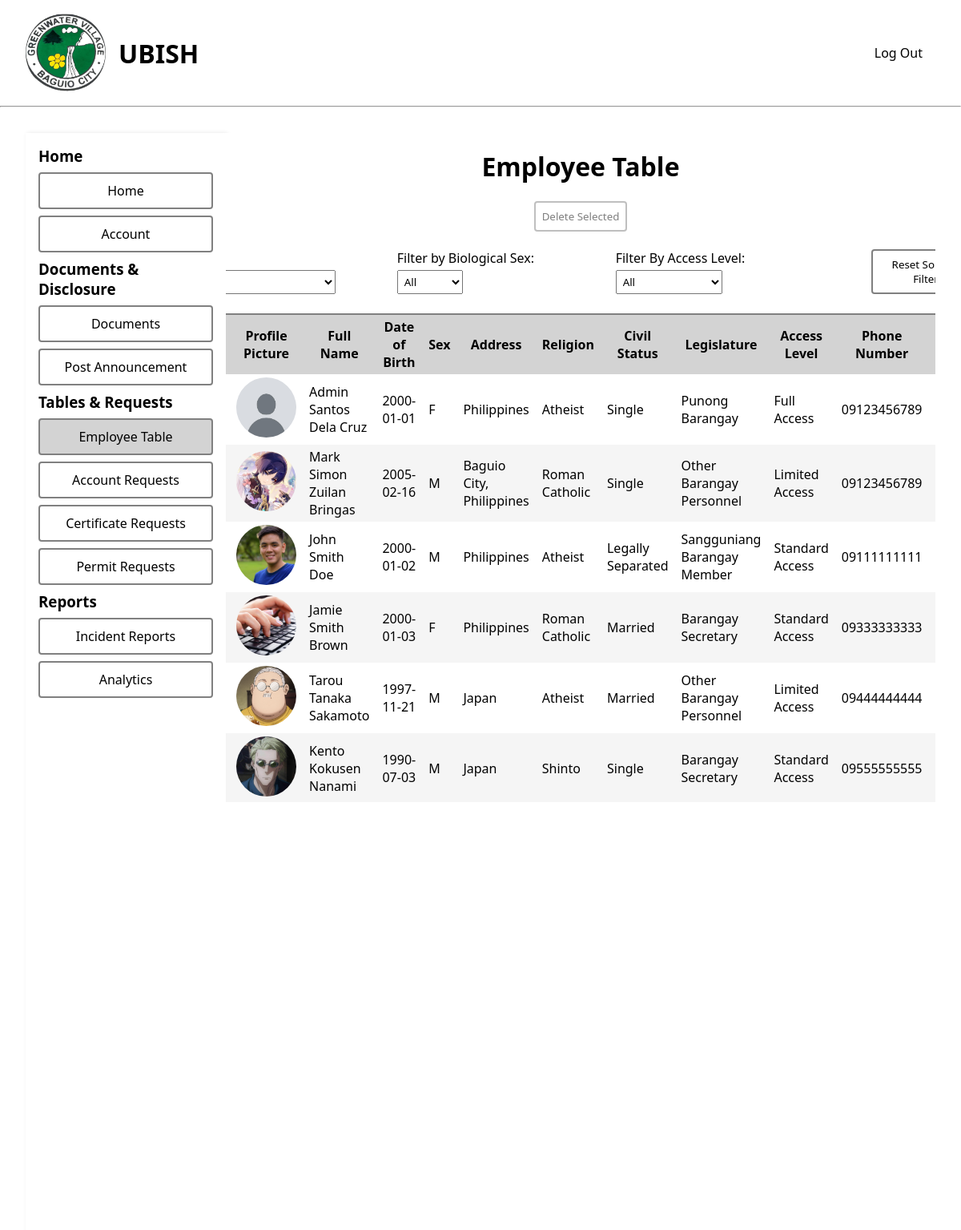
The app's page /pages/main/employee_table.php (signed in) with its own data.
### tables this page shows
CREATE TABLE `employee_details` (
  `emp_id` int(11) NOT NULL,
  `first_name` varchar(255) NOT NULL,
  `middle_name` varchar(255) NOT NULL,
  `last_name` varchar(255) NOT NULL,
  `date_of_birth` date NOT NULL,
  `sex` varchar(1) NOT NULL,
  `address` text NOT NULL,
  `religion` varchar(100) NOT NULL,
  `civil_status` varchar(20) NOT NULL,
  `legislature` varchar(100) NOT NULL,
  `access_level` tinyint(4) NOT NULL,
  `phone_no` varchar(11) NOT NULL,
  `picture` varchar(255) NOT NULL
);

### config/dbfetch.php (called while the page is built, shortened)
<?php
    include '../../config/dbconfig.php';
    $accessQuery = "SELECT access_level FROM employee_details WHERE emp_id = :emp_id";
    $access = $pdo->prepare($accessQuery);
    $access->execute([":emp_id" => $_SESSION['emp_id']]);
    $accessLevel = $access->fetchColumn();
    $empAllQuery = "SELECT * FROM employee_details";
    $empAllDetails = $pdo->query($empAllQuery);
?>

### pages/main/employee_table.php (the view, shortened to what this page needs)
<?php
    include '../../config/dbfetch.php';
?>
<!DOCTYPE html>
<html lang="en">
<head>
    <link rel="stylesheet" href="../../assets/css/style.css">
</head>
<body>
    <header>
        <div class="navigation">
            <div class="logo">
                <img src="../../assets/img/greenwater-village-logo.jpg" alt="Greenwater Village Logo">
                <h1>UBISH</h1>
            </div>
            <form method="POST">
                <nav>
                    <ul>
                        <li>
                            <button class="logout" style="cursor: pointer;" name="logout">Log Out</button>
                        </li>
                    </ul>
                </nav>
            </form>
        </div>
        <hr>
    </header>
    <main>
        <div class="dashboard-main">
            <div class="dashboard-sidebar">
                <ul>
                    <h3>Home</h3>
                    <li><a href="../main/dashboard.php">Home</a></li>
                    <li><a href="../main/account.php">Account</a></li>
                    <h3>Documents & Disclosure</h3>
                    <li><a href="../main/documents.php">Documents</a></li>
                    <li><a href="../main/announcements.php">Post Announcement</a></li>
                    <h3>Tables & Requests</h3>
                    <?php if ($accessLevel >= 2) { echo '<li class="active"><a href="../main/employee_table.php">Employee Table</a></li>'; } ?>
                    <?php if ($accessLevel >= 3) { echo '<li><a href="../main/account_requests.php">Account Requests</a></li>'; } ?>
                    <?php if ($accessLevel >= 2) { echo '<li><a href="#">Certificate Requests</a></li>'; } ?>
                    <?php if ($accessLevel >= 2) { echo '<li><a href="#">Permit Requests</a></li>'; } ?>
                    <h3>Reports</h3>
                    <li><a href="../main/incidents.php">Incident Reports</a></li>
                    <li><a href="../main/reports.php">Analytics</a></li>
                </ul>
            </div>
            <div class="dashboard-content">
                <h1>
                    <center>Employee Table</center>
                </h1><br>
                <div id="employee-table-container">
                    <form method="POST" action="../main/employee_table.php">
                        <?php if ($accessLevel >= 3) { ?>
                            <button type="submit" id="deleteSelectedEmp" name="delete-selected" style="justify-content: flex-start; cursor: pointer;">Delete Selected</button>
                        <?php } ?>
                        <br>
                        <div class="employee-filters">
                            <div class="employee-filters-container">
                                <select name="sort" id="sort">
                                    <option value="" selected>None</option>
                                </select>
                            </div>
                            <div class="employee-filters-container">
                                <label for="filter-sex">Filter by Biological Sex: </label>
                                <select name="filter-sex" id="filter-sex">
                                    <option value="" selected>All</option>
                                </select>
                            </div>
                            <?php if ($accessLevel >= 3) { ?>
                                <div class="employee-filters-container">
                                    <label for="filter-access-level">Filter By Access Level: </label>
                                    <select name="filter-access-level" id="filter-access-level">
                                        <option value="" selected>All</option>
                                    </select>
                                </div>
                            <?php } ?>
                            <div class="employee-filters-container">
                                <button name="reset-sort-filter" id="reset-sort-filter">Reset Sort and Filters</button>
                            </div>
                        </div>
                        <table id="employee-table">
                            <tr>
                                <?php if ($accessLevel >= 3) { echo "<th>Selection</th>"; } ?>
                                <th>Profile Picture</th>
                                <th>Full Name</th>
                                <th>Date of Birth</th>
                                <th>Sex</th>
                                <th>Address</th>
                                <th>Religion</th>
                                <th>Civil Status</th>
                                <th>Legislature</th>
                                <?php if ($accessLevel >= 3) { echo "<th>Access Level</th>"; } ?>
                                <th>Phone Number</th>
                                <?php if ($accessLevel >= 3) { echo "<th>Action</th>"; } ?>
                            </tr>
                            <?php foreach ($empAllDetails as $row) { ?>
                                <tr>
                                    <?php if ($accessLevel >= 3) { ?>
                                        <td>
                                        </td>
                                    <?php } ?>
                                    <td>
                                        <img
                                            src="<?php echo $row['picture']; ?>"
                                            alt="<?php echo $row['first_name'] . " " . $row['middle_name'] . " " . $row['last_name']; ?>"
                                            title="<?php echo $row['first_name'] . " " . $row['middle_name'] . " " . $row['last_name']; ?>"
                                            style="width: 75px; height: 75px; border-radius: 50%; object-fit: cover;"
                                            loading="lazy"
                                        >
                                    </td>
                                    <td><?php echo $row['first_name'] . " " . $row['middle_name'] . " " . $row['last_name']; ?>
                                    </td>
                                    <td><?php echo $row['date_of_birth']; ?></td>
                                    <td><?php echo $row['sex']; ?></td>
                                    <td><?php echo $row['address']; ?></td>
                                    <td><?php echo $row['religion']; ?></td>
                                    <td><?php echo $row['civil_status']; ?></td>
                                    <td><?php echo $row['legislature']; ?></td>
                                    <?php
                                    if ($accessLevel >= 3) {
                                        $accessLevel = array('Limited Access', 'Standard Access', 'Full Access', 'Administrator');
                                        echo "<td>" . $accessLevel[$row['access_level'] - 1] . "</td>";
                                    }
                                    ?>
                                    <td><?php echo $row['phone_no']; ?></td>
                                    <?php if ($accessLevel >= 3) { ?>
                                        <td>
                                        </td>
                                    <?php } ?>
                                </tr>
                            <?php } ?>
                        </table>
                    </form>
                </div>
            </div>
        </div>
    </main>
</body>
</html>

### assets/css/style.css (style rules this page uses)
* { margin: 0; padding: 0; box-sizing: border-box; font-family: 'Segoe UI', Tahoma, Geneva, Verdana, sans-serif; }
body { display: grid; grid-template-rows: auto 1fr auto; min-height: 100vh; }
.navigation { display: flex; align-items: center; justify-content: space-between; margin: 16px 32px; }
.logo { display: flex; align-items: center; justify-content: center; text-align: center; }
.logo h1 { padding-left: 16px; }
.logo img { display: block; width: 100px; height: 100px; border-radius: 50%; object-fit: cover; }
nav ul { display: flex; align-items: center; justify-content: center; }
nav ul li { padding: 0 16px; list-style-type:none; }
main { margin: 32px; }
form { display: flex; flex-direction: column; align-items: center; justify-content: center; }
button.logout { border: none; background-color: white; font-size: 16px; }
.dashboard-main { display: grid; grid-template-columns: 250px 1fr; grid-template-rows: 1fr; min-height: 100vh; }
.dashboard-sidebar { grid-area: 1 / 1 / 2 / 2; overflow-y: auto; padding: 16px; box-shadow: 2px 0 5px rgba(0, 0, 0, 0.1); }
.dashboard-content { grid-area: 1 / 2 / 2 / 3; padding: 20px; display: flex; flex-direction: column; align-items: center; justify-content: flex-start; background-color: #fff; overflow-y: auto; }
.dashboard-sidebar ul { list-style-type: none; padding: 0; margin: 0; }
.dashboard-sidebar ul li { margin: 8px 0; border: 2px solid gray; border-radius: 4px; text-align: center; background-color: white; cursor: pointer; }
.dashboard-sidebar ul li a { display: block; padding: 10px; text-decoration: none; color: black; }
.dashboard-sidebar ul li.active { background-color: lightgray; }
.dashboard-content table { margin: 24px 0; }
.dashboard-content table tr td { padding: 4px 8px; }
div#employee-table-container { max-height: 750px; overflow-x: auto; overflow-y: auto; }
div#employee-table-container button#deleteSelectedEmp { border: 2px solid gray; background-color: white; color: black; padding: 8px; border-radius: 4px; cursor: pointer; }
div#employee-table-container button#deleteSelectedEmp:disabled { opacity: 0.5; }
.dashboard-content table#employee-table { width: 100%; border-collapse: collapse; border: 2px solid gray; }
.dashboard-content table#employee-table tr td, .dashboard-content table#employee-table tr th { text-align: left; padding: 4px 8px; }
.dashboard-content table#employee-table tr:nth-child(odd) td { text-align: left; background-color: rgb(245, 245, 245); }
.dashboard-content table#employee-table tr th { text-align: center; background-color: lightgray; }
.employee-filters { display: flex; align-items: center; justify-content: center; }
.employee-filters-container { margin: 0 16px; }
.employee-filters-container select { margin-top: 4px; padding: 4px; width: auto; }
.employee-filters-container button#reset-sort-filter { border: 2px solid gray; background-color: white; color: black; margin: 0 8px; padding: 8px; border-radius: 4px; cursor: pointer; }

### records on screen
employee_details: picture (placeholder picture), first_name "Admin", middle_name "Santos", last_name "Dela Cruz", date_of_birth "2000-01-01", sex "F", address "Philippines", religion "Atheist", civil_status "Single", legislature "Punong Barangay", access_level "Full Access", phone_no "09123456789"
employee_details: picture (picture), first_name "Mark Simon", middle_name "Zuilan", last_name "Bringas", date_of_birth "2005-02-16", sex "M", address "Baguio City, Philippines", religion "Roman Catholic", civil_status "Single", legislature "Other Barangay Personnel", access_level "Limited Access", phone_no "09123456789"
employee_details: picture (picture), first_name "John", middle_name "Smith", last_name "Doe", date_of_birth "2000-01-02", sex "M", address "Philippines", religion "Atheist", civil_status "Legally Separated", legislature "Sangguniang Barangay Member", access_level "Standard Access", phone_no "09111111111"
employee_details: picture (picture), first_name "Jamie", middle_name "Smith", last_name "Brown", date_of_birth "2000-01-03", sex "F", address "Philippines", religion "Roman Catholic", civil_status "Married", legislature "Barangay Secretary", access_level "Standard Access", phone_no "09333333333"
employee_details: picture (picture), first_name "Tarou", middle_name "Tanaka", last_name "Sakamoto", date_of_birth "1997-11-21", sex "M", address "Japan", religion "Atheist", civil_status "Married", legislature "Other Barangay Personnel", access_level "Limited Access", phone_no "09444444444"
employee_details: picture (picture), first_name "Kento", middle_name "Kokusen", last_name "Nanami", date_of_birth "1990-07-03", sex "M", address "Japan", religion "Shinto", civil_status "Single", legislature "Barangay Secretary", access_level "Standard Access", phone_no "09555555555"
